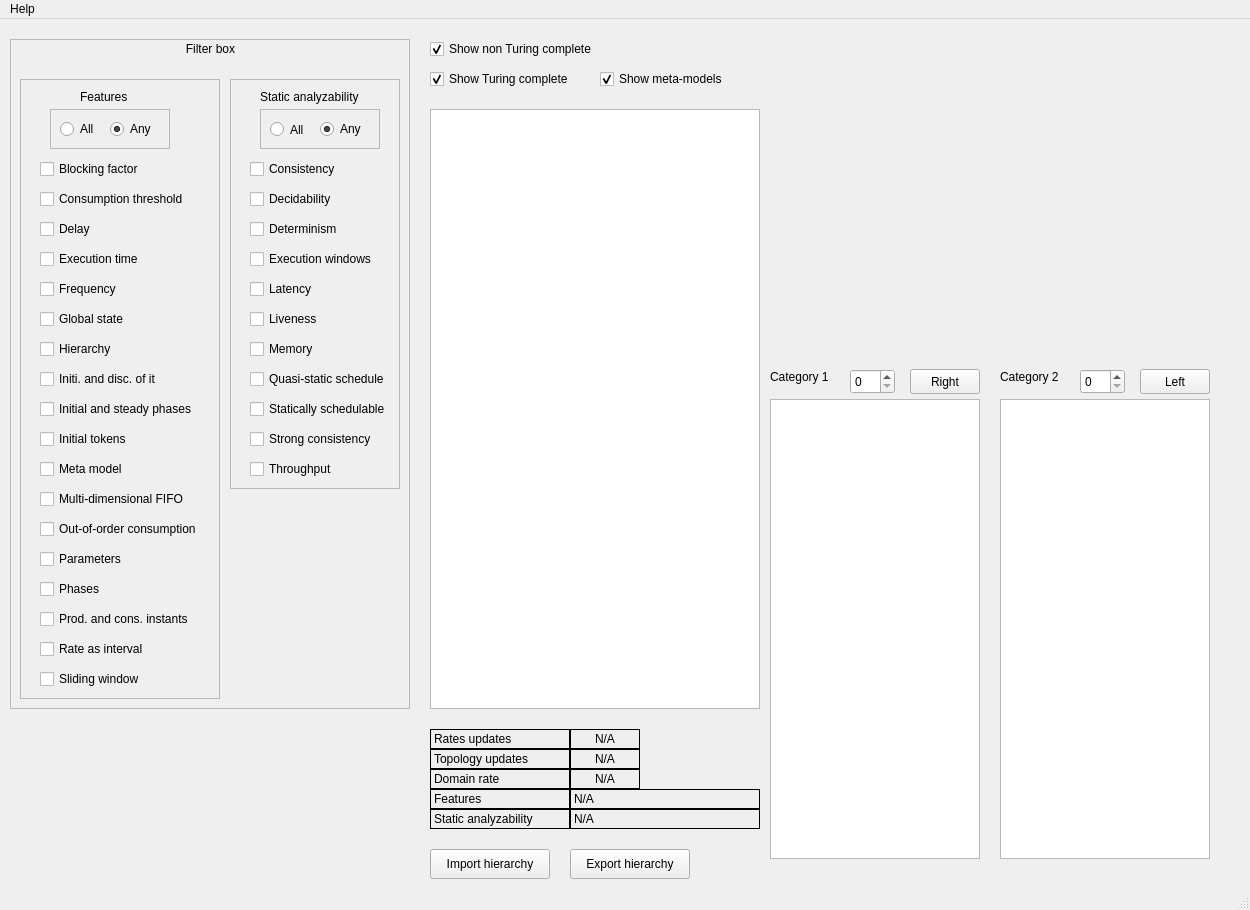
<?xml version="1.0" encoding="UTF-8"?>
<ui version="4.0">
 <class>MainWindow</class>
 <widget class="QMainWindow" name="MainWindow">
  <property name="geometry">
   <rect>
    <x>0</x>
    <y>0</y>
    <width>1250</width>
    <height>910</height>
   </rect>
  </property>
  <property name="windowTitle">
   <string>Classification DF MoCCs</string>
  </property>
  <widget class="QWidget" name="centralwidget">
   <widget class="QTableWidget" name="table">
    <property name="geometry">
     <rect>
      <x>430</x>
      <y>90</y>
      <width>330</width>
      <height>600</height>
     </rect>
    </property>
    <property name="font">
     <font>
      <pointsize>9</pointsize>
     </font>
    </property>
    <property name="sortingEnabled">
     <bool>true</bool>
    </property>
    <attribute name="verticalHeaderVisible">
     <bool>false</bool>
    </attribute>
   </widget>
   <widget class="QListWidget" name="category_1_list">
    <property name="geometry">
     <rect>
      <x>770</x>
      <y>380</y>
      <width>210</width>
      <height>460</height>
     </rect>
    </property>
   </widget>
   <widget class="QLabel" name="category_1_label">
    <property name="geometry">
     <rect>
      <x>770</x>
      <y>350</y>
      <width>70</width>
      <height>15</height>
     </rect>
    </property>
    <property name="text">
     <string>Category 1</string>
    </property>
   </widget>
   <widget class="QSpinBox" name="coefficient_category_1_spin_box">
    <property name="geometry">
     <rect>
      <x>850</x>
      <y>350</y>
      <width>45</width>
      <height>25</height>
     </rect>
    </property>
    <property name="maximum">
     <number>3</number>
    </property>
   </widget>
   <widget class="QLabel" name="category_2_label">
    <property name="geometry">
     <rect>
      <x>1000</x>
      <y>350</y>
      <width>70</width>
      <height>15</height>
     </rect>
    </property>
    <property name="text">
     <string>Category 2</string>
    </property>
   </widget>
   <widget class="QListWidget" name="category_2_list">
    <property name="geometry">
     <rect>
      <x>1000</x>
      <y>380</y>
      <width>210</width>
      <height>460</height>
     </rect>
    </property>
   </widget>
   <widget class="QSpinBox" name="coefficient_category_2_spin_box">
    <property name="geometry">
     <rect>
      <x>1080</x>
      <y>350</y>
      <width>45</width>
      <height>25</height>
     </rect>
    </property>
    <property name="maximum">
     <number>3</number>
    </property>
   </widget>
   <widget class="QPushButton" name="right_button">
    <property name="geometry">
     <rect>
      <x>910</x>
      <y>350</y>
      <width>70</width>
      <height>25</height>
     </rect>
    </property>
    <property name="text">
     <string>Right</string>
    </property>
   </widget>
   <widget class="QPushButton" name="left_button">
    <property name="geometry">
     <rect>
      <x>1140</x>
      <y>350</y>
      <width>70</width>
      <height>25</height>
     </rect>
    </property>
    <property name="text">
     <string>Left</string>
    </property>
   </widget>
   <widget class="PlotWidget" name="graph" native="true">
    <property name="geometry">
     <rect>
      <x>770</x>
      <y>20</y>
      <width>440</width>
      <height>320</height>
     </rect>
    </property>
    <property name="autoFillBackground">
     <bool>true</bool>
    </property>
   </widget>
   <widget class="QFrame" name="filtering_frame">
    <property name="geometry">
     <rect>
      <x>10</x>
      <y>20</y>
      <width>400</width>
      <height>670</height>
     </rect>
    </property>
    <property name="frameShape">
     <enum>QFrame::StyledPanel</enum>
    </property>
    <property name="frameShadow">
     <enum>QFrame::Raised</enum>
    </property>
    <widget class="QLabel" name="filtering_label">
     <property name="geometry">
      <rect>
       <x>170</x>
       <y>0</y>
       <width>61</width>
       <height>20</height>
      </rect>
     </property>
     <property name="text">
      <string>Filter box</string>
     </property>
     <property name="textFormat">
      <enum>Qt::AutoText</enum>
     </property>
     <property name="alignment">
      <set>Qt::AlignCenter</set>
     </property>
     <property name="wordWrap">
      <bool>false</bool>
     </property>
    </widget>
    <widget class="QFrame" name="analyzability_frame">
     <property name="geometry">
      <rect>
       <x>220</x>
       <y>40</y>
       <width>170</width>
       <height>410</height>
      </rect>
     </property>
     <property name="frameShape">
      <enum>QFrame::StyledPanel</enum>
     </property>
     <property name="frameShadow">
      <enum>QFrame::Raised</enum>
     </property>
     <property name="lineWidth">
      <number>1</number>
     </property>
     <widget class="QLabel" name="anayzability_label">
      <property name="geometry">
       <rect>
        <x>30</x>
        <y>10</y>
        <width>114</width>
        <height>15</height>
       </rect>
      </property>
      <property name="text">
       <string>Static analyzability</string>
      </property>
     </widget>
     <widget class="QCheckBox" name="consistency_check_box">
      <property name="geometry">
       <rect>
        <x>20</x>
        <y>80</y>
        <width>140</width>
        <height>20</height>
       </rect>
      </property>
      <property name="text">
       <string>Consistency</string>
      </property>
     </widget>
     <widget class="QCheckBox" name="determinism_check_box_2">
      <property name="geometry">
       <rect>
        <x>20</x>
        <y>110</y>
        <width>140</width>
        <height>20</height>
       </rect>
      </property>
      <property name="text">
       <string>Decidability</string>
      </property>
     </widget>
     <widget class="QCheckBox" name="determinism_check_box">
      <property name="geometry">
       <rect>
        <x>20</x>
        <y>140</y>
        <width>140</width>
        <height>20</height>
       </rect>
      </property>
      <property name="text">
       <string>Determinism</string>
      </property>
     </widget>
     <widget class="QCheckBox" name="execution_windows_check_box">
      <property name="geometry">
       <rect>
        <x>20</x>
        <y>170</y>
        <width>140</width>
        <height>20</height>
       </rect>
      </property>
      <property name="text">
       <string>Execution windows</string>
      </property>
     </widget>
     <widget class="QCheckBox" name="latency_check_box">
      <property name="geometry">
       <rect>
        <x>20</x>
        <y>200</y>
        <width>140</width>
        <height>20</height>
       </rect>
      </property>
      <property name="text">
       <string>Latency</string>
      </property>
     </widget>
     <widget class="QCheckBox" name="liveness_check_box">
      <property name="geometry">
       <rect>
        <x>20</x>
        <y>230</y>
        <width>140</width>
        <height>20</height>
       </rect>
      </property>
      <property name="text">
       <string>Liveness</string>
      </property>
     </widget>
     <widget class="QCheckBox" name="memory_check_box">
      <property name="geometry">
       <rect>
        <x>20</x>
        <y>260</y>
        <width>140</width>
        <height>20</height>
       </rect>
      </property>
      <property name="text">
       <string>Memory</string>
      </property>
     </widget>
     <widget class="QCheckBox" name="quasi_static_schedule_check_box">
      <property name="geometry">
       <rect>
        <x>20</x>
        <y>290</y>
        <width>140</width>
        <height>20</height>
       </rect>
      </property>
      <property name="text">
       <string>Quasi-static schedule</string>
      </property>
     </widget>
     <widget class="QCheckBox" name="statically_schedulable_check_box">
      <property name="geometry">
       <rect>
        <x>20</x>
        <y>320</y>
        <width>140</width>
        <height>20</height>
       </rect>
      </property>
      <property name="text">
       <string>Statically schedulable</string>
      </property>
     </widget>
     <widget class="QCheckBox" name="strong_consistency_check_box">
      <property name="geometry">
       <rect>
        <x>20</x>
        <y>350</y>
        <width>140</width>
        <height>20</height>
       </rect>
      </property>
      <property name="text">
       <string>Strong consistency</string>
      </property>
     </widget>
     <widget class="QCheckBox" name="throughput_check_box">
      <property name="geometry">
       <rect>
        <x>20</x>
        <y>380</y>
        <width>140</width>
        <height>20</height>
       </rect>
      </property>
      <property name="text">
       <string>Throughput</string>
      </property>
     </widget>
     <widget class="QFrame" name="group_radio_button_analyzability">
      <property name="geometry">
       <rect>
        <x>30</x>
        <y>30</y>
        <width>120</width>
        <height>40</height>
       </rect>
      </property>
      <property name="frameShape">
       <enum>QFrame::StyledPanel</enum>
      </property>
      <property name="frameShadow">
       <enum>QFrame::Raised</enum>
      </property>
      <widget class="QRadioButton" name="all_radio_button_analyzability">
       <property name="geometry">
        <rect>
         <x>10</x>
         <y>10</y>
         <width>50</width>
         <height>21</height>
        </rect>
       </property>
       <property name="text">
        <string>All</string>
       </property>
       <property name="checked">
        <bool>false</bool>
       </property>
      </widget>
      <widget class="QRadioButton" name="any_radio_button_analyzability">
       <property name="geometry">
        <rect>
         <x>60</x>
         <y>10</y>
         <width>51</width>
         <height>20</height>
        </rect>
       </property>
       <property name="text">
        <string>Any</string>
       </property>
       <property name="checked">
        <bool>true</bool>
       </property>
      </widget>
     </widget>
    </widget>
    <widget class="QFrame" name="features_frame">
     <property name="geometry">
      <rect>
       <x>10</x>
       <y>40</y>
       <width>200</width>
       <height>620</height>
      </rect>
     </property>
     <property name="frameShape">
      <enum>QFrame::StyledPanel</enum>
     </property>
     <property name="frameShadow">
      <enum>QFrame::Raised</enum>
     </property>
     <widget class="QCheckBox" name="sliding_window_check_box">
      <property name="geometry">
       <rect>
        <x>20</x>
        <y>590</y>
        <width>170</width>
        <height>20</height>
       </rect>
      </property>
      <property name="text">
       <string>Sliding window</string>
      </property>
     </widget>
     <widget class="QCheckBox" name="rate_as_interval_check_box">
      <property name="geometry">
       <rect>
        <x>20</x>
        <y>560</y>
        <width>170</width>
        <height>20</height>
       </rect>
      </property>
      <property name="text">
       <string>Rate as interval</string>
      </property>
     </widget>
     <widget class="QCheckBox" name="production_and_consumption_instants_check_box">
      <property name="geometry">
       <rect>
        <x>20</x>
        <y>530</y>
        <width>170</width>
        <height>20</height>
       </rect>
      </property>
      <property name="text">
       <string>Prod. and cons. instants</string>
      </property>
     </widget>
     <widget class="QCheckBox" name="phases_check_box">
      <property name="geometry">
       <rect>
        <x>20</x>
        <y>500</y>
        <width>170</width>
        <height>20</height>
       </rect>
      </property>
      <property name="text">
       <string>Phases</string>
      </property>
     </widget>
     <widget class="QCheckBox" name="parameters_check_box">
      <property name="geometry">
       <rect>
        <x>20</x>
        <y>470</y>
        <width>170</width>
        <height>20</height>
       </rect>
      </property>
      <property name="text">
       <string>Parameters</string>
      </property>
     </widget>
     <widget class="QCheckBox" name="out_of_order_consumption_check_box">
      <property name="geometry">
       <rect>
        <x>20</x>
        <y>440</y>
        <width>170</width>
        <height>20</height>
       </rect>
      </property>
      <property name="text">
       <string>Out-of-order consumption</string>
      </property>
     </widget>
     <widget class="QCheckBox" name="multi_dimensional_fifo_check_box">
      <property name="geometry">
       <rect>
        <x>20</x>
        <y>410</y>
        <width>170</width>
        <height>20</height>
       </rect>
      </property>
      <property name="text">
       <string>Multi-dimensional FIFO</string>
      </property>
     </widget>
     <widget class="QCheckBox" name="meta_model_check_box">
      <property name="geometry">
       <rect>
        <x>20</x>
        <y>380</y>
        <width>170</width>
        <height>20</height>
       </rect>
      </property>
      <property name="text">
       <string>Meta model</string>
      </property>
     </widget>
     <widget class="QCheckBox" name="initial_tokens_check_box">
      <property name="geometry">
       <rect>
        <x>20</x>
        <y>350</y>
        <width>170</width>
        <height>20</height>
       </rect>
      </property>
      <property name="text">
       <string>Initial tokens</string>
      </property>
     </widget>
     <widget class="QCheckBox" name="initial_and_steady_phases_check_box">
      <property name="geometry">
       <rect>
        <x>20</x>
        <y>320</y>
        <width>170</width>
        <height>20</height>
       </rect>
      </property>
      <property name="text">
       <string>Initial and steady phases</string>
      </property>
     </widget>
     <widget class="QCheckBox" name="initial_and_discard_of_initial_tokens_check_box">
      <property name="geometry">
       <rect>
        <x>20</x>
        <y>290</y>
        <width>170</width>
        <height>20</height>
       </rect>
      </property>
      <property name="text">
       <string>Initi. and disc. of it</string>
      </property>
     </widget>
     <widget class="QCheckBox" name="hierarchy_check_box">
      <property name="geometry">
       <rect>
        <x>20</x>
        <y>260</y>
        <width>170</width>
        <height>20</height>
       </rect>
      </property>
      <property name="text">
       <string>Hierarchy</string>
      </property>
     </widget>
     <widget class="QCheckBox" name="global_state_check_box">
      <property name="geometry">
       <rect>
        <x>20</x>
        <y>230</y>
        <width>170</width>
        <height>20</height>
       </rect>
      </property>
      <property name="text">
       <string>Global state</string>
      </property>
     </widget>
     <widget class="QCheckBox" name="frequency_check_box">
      <property name="geometry">
       <rect>
        <x>20</x>
        <y>200</y>
        <width>170</width>
        <height>20</height>
       </rect>
      </property>
      <property name="text">
       <string>Frequency</string>
      </property>
     </widget>
     <widget class="QCheckBox" name="execution_time_check_box">
      <property name="geometry">
       <rect>
        <x>20</x>
        <y>170</y>
        <width>170</width>
        <height>20</height>
       </rect>
      </property>
      <property name="text">
       <string>Execution time</string>
      </property>
     </widget>
     <widget class="QCheckBox" name="phase_check_box">
      <property name="geometry">
       <rect>
        <x>20</x>
        <y>140</y>
        <width>170</width>
        <height>20</height>
       </rect>
      </property>
      <property name="text">
       <string>Delay</string>
      </property>
     </widget>
     <widget class="QCheckBox" name="consumption_threshold_check_box">
      <property name="geometry">
       <rect>
        <x>20</x>
        <y>110</y>
        <width>170</width>
        <height>20</height>
       </rect>
      </property>
      <property name="text">
       <string>Consumption threshold</string>
      </property>
     </widget>
     <widget class="QCheckBox" name="blocking_factor_check_box">
      <property name="geometry">
       <rect>
        <x>20</x>
        <y>80</y>
        <width>170</width>
        <height>20</height>
       </rect>
      </property>
      <property name="text">
       <string>Blocking factor</string>
      </property>
     </widget>
     <widget class="QFrame" name="group_radio_button_features">
      <property name="geometry">
       <rect>
        <x>30</x>
        <y>30</y>
        <width>120</width>
        <height>40</height>
       </rect>
      </property>
      <property name="frameShape">
       <enum>QFrame::StyledPanel</enum>
      </property>
      <property name="frameShadow">
       <enum>QFrame::Raised</enum>
      </property>
      <widget class="QRadioButton" name="all_radio_button_features">
       <property name="geometry">
        <rect>
         <x>10</x>
         <y>10</y>
         <width>50</width>
         <height>20</height>
        </rect>
       </property>
       <property name="text">
        <string>All</string>
       </property>
       <property name="checked">
        <bool>false</bool>
       </property>
      </widget>
      <widget class="QRadioButton" name="any_radio_button_features">
       <property name="enabled">
        <bool>true</bool>
       </property>
       <property name="geometry">
        <rect>
         <x>60</x>
         <y>10</y>
         <width>50</width>
         <height>20</height>
        </rect>
       </property>
       <property name="text">
        <string>Any</string>
       </property>
       <property name="checked">
        <bool>true</bool>
       </property>
      </widget>
     </widget>
     <widget class="QLabel" name="features_label">
      <property name="geometry">
       <rect>
        <x>60</x>
        <y>10</y>
        <width>57</width>
        <height>15</height>
       </rect>
      </property>
      <property name="text">
       <string>Features</string>
      </property>
     </widget>
    </widget>
    <zorder>features_frame</zorder>
    <zorder>analyzability_frame</zorder>
    <zorder>filtering_label</zorder>
   </widget>
   <widget class="QCheckBox" name="show_non_turing_complete_check_box">
    <property name="geometry">
     <rect>
      <x>430</x>
      <y>20</y>
      <width>184</width>
      <height>20</height>
     </rect>
    </property>
    <property name="text">
     <string>Show non Turing complete</string>
    </property>
    <property name="checked">
     <bool>true</bool>
    </property>
   </widget>
   <widget class="QCheckBox" name="show_turing_complete_check_box">
    <property name="geometry">
     <rect>
      <x>430</x>
      <y>50</y>
      <width>158</width>
      <height>20</height>
     </rect>
    </property>
    <property name="text">
     <string>Show Turing complete</string>
    </property>
    <property name="checked">
     <bool>true</bool>
    </property>
   </widget>
   <widget class="QCheckBox" name="show_meta_models_check_box">
    <property name="geometry">
     <rect>
      <x>600</x>
      <y>50</y>
      <width>141</width>
      <height>20</height>
     </rect>
    </property>
    <property name="text">
     <string>Show meta-models</string>
    </property>
    <property name="checked">
     <bool>true</bool>
    </property>
   </widget>
   <widget class="QLabel" name="rates_updates_description_label">
    <property name="geometry">
     <rect>
      <x>430</x>
      <y>710</y>
      <width>140</width>
      <height>20</height>
     </rect>
    </property>
    <property name="frameShape">
     <enum>QFrame::Box</enum>
    </property>
    <property name="text">
     <string>Rates updates</string>
    </property>
   </widget>
   <widget class="QLabel" name="rate_updates_content_label">
    <property name="geometry">
     <rect>
      <x>570</x>
      <y>710</y>
      <width>70</width>
      <height>20</height>
     </rect>
    </property>
    <property name="frameShape">
     <enum>QFrame::Box</enum>
    </property>
    <property name="text">
     <string>N/A</string>
    </property>
    <property name="alignment">
     <set>Qt::AlignCenter</set>
    </property>
   </widget>
   <widget class="QLabel" name="topology_updates_description_label">
    <property name="geometry">
     <rect>
      <x>430</x>
      <y>730</y>
      <width>140</width>
      <height>20</height>
     </rect>
    </property>
    <property name="frameShape">
     <enum>QFrame::Box</enum>
    </property>
    <property name="text">
     <string>Topology updates</string>
    </property>
   </widget>
   <widget class="QLabel" name="topology_updates_content_label">
    <property name="geometry">
     <rect>
      <x>570</x>
      <y>730</y>
      <width>70</width>
      <height>20</height>
     </rect>
    </property>
    <property name="frameShape">
     <enum>QFrame::Box</enum>
    </property>
    <property name="text">
     <string>N/A</string>
    </property>
    <property name="alignment">
     <set>Qt::AlignCenter</set>
    </property>
   </widget>
   <widget class="QLabel" name="domain_rate_content_label">
    <property name="geometry">
     <rect>
      <x>570</x>
      <y>750</y>
      <width>70</width>
      <height>20</height>
     </rect>
    </property>
    <property name="frameShape">
     <enum>QFrame::Box</enum>
    </property>
    <property name="text">
     <string>N/A</string>
    </property>
    <property name="alignment">
     <set>Qt::AlignCenter</set>
    </property>
   </widget>
   <widget class="QLabel" name="domain_rate_description_label">
    <property name="geometry">
     <rect>
      <x>430</x>
      <y>750</y>
      <width>140</width>
      <height>20</height>
     </rect>
    </property>
    <property name="frameShape">
     <enum>QFrame::Box</enum>
    </property>
    <property name="text">
     <string>Domain rate</string>
    </property>
   </widget>
   <widget class="QLabel" name="features_description_label">
    <property name="geometry">
     <rect>
      <x>430</x>
      <y>770</y>
      <width>140</width>
      <height>20</height>
     </rect>
    </property>
    <property name="frameShape">
     <enum>QFrame::Box</enum>
    </property>
    <property name="text">
     <string>Features</string>
    </property>
   </widget>
   <widget class="QLabel" name="features_content_label">
    <property name="geometry">
     <rect>
      <x>570</x>
      <y>770</y>
      <width>190</width>
      <height>20</height>
     </rect>
    </property>
    <property name="frameShape">
     <enum>QFrame::Box</enum>
    </property>
    <property name="text">
     <string>N/A</string>
    </property>
    <property name="alignment">
     <set>Qt::AlignLeading|Qt::AlignLeft|Qt::AlignVCenter</set>
    </property>
   </widget>
   <widget class="QLabel" name="analyzability_description_label">
    <property name="geometry">
     <rect>
      <x>430</x>
      <y>790</y>
      <width>140</width>
      <height>20</height>
     </rect>
    </property>
    <property name="frameShape">
     <enum>QFrame::Box</enum>
    </property>
    <property name="text">
     <string>Static analyzability</string>
    </property>
   </widget>
   <widget class="QLabel" name="analyzability_content_label">
    <property name="geometry">
     <rect>
      <x>570</x>
      <y>790</y>
      <width>190</width>
      <height>20</height>
     </rect>
    </property>
    <property name="frameShape">
     <enum>QFrame::Box</enum>
    </property>
    <property name="text">
     <string>N/A</string>
    </property>
    <property name="alignment">
     <set>Qt::AlignLeading|Qt::AlignLeft|Qt::AlignVCenter</set>
    </property>
   </widget>
   <widget class="QPushButton" name="importHierarchyButton">
    <property name="geometry">
     <rect>
      <x>430</x>
      <y>830</y>
      <width>120</width>
      <height>30</height>
     </rect>
    </property>
    <property name="text">
     <string>Import hierarchy</string>
    </property>
   </widget>
   <widget class="QPushButton" name="exportHierarchyButton">
    <property name="geometry">
     <rect>
      <x>570</x>
      <y>830</y>
      <width>120</width>
      <height>30</height>
     </rect>
    </property>
    <property name="text">
     <string>Export hierarchy</string>
    </property>
   </widget>
  </widget>
  <widget class="QMenuBar" name="menubar">
   <property name="geometry">
    <rect>
     <x>0</x>
     <y>0</y>
     <width>1250</width>
     <height>24</height>
    </rect>
   </property>
   <widget class="QMenu" name="menuAbout">
    <property name="title">
     <string>Help</string>
    </property>
    <addaction name="separator"/>
    <addaction name="actionAbout"/>
   </widget>
   <addaction name="menuAbout"/>
  </widget>
  <widget class="QStatusBar" name="statusbar"/>
  <action name="actionAbout">
   <property name="text">
    <string>About</string>
   </property>
  </action>
 </widget>
 <customwidgets>
  <customwidget>
   <class>PlotWidget</class>
   <extends>QWidget</extends>
   <header>pyqtgraph</header>
   <container>1</container>
  </customwidget>
 </customwidgets>
 <tabstops>
  <tabstop>table</tabstop>
  <tabstop>category_1_list</tabstop>
  <tabstop>coefficient_category_1_spin_box</tabstop>
  <tabstop>category_2_list</tabstop>
  <tabstop>coefficient_category_2_spin_box</tabstop>
  <tabstop>right_button</tabstop>
  <tabstop>left_button</tabstop>
  <tabstop>consistency_check_box</tabstop>
  <tabstop>determinism_check_box_2</tabstop>
  <tabstop>determinism_check_box</tabstop>
  <tabstop>execution_windows_check_box</tabstop>
  <tabstop>latency_check_box</tabstop>
  <tabstop>liveness_check_box</tabstop>
  <tabstop>memory_check_box</tabstop>
  <tabstop>quasi_static_schedule_check_box</tabstop>
  <tabstop>statically_schedulable_check_box</tabstop>
  <tabstop>strong_consistency_check_box</tabstop>
  <tabstop>throughput_check_box</tabstop>
  <tabstop>all_radio_button_analyzability</tabstop>
  <tabstop>any_radio_button_analyzability</tabstop>
  <tabstop>sliding_window_check_box</tabstop>
  <tabstop>rate_as_interval_check_box</tabstop>
  <tabstop>production_and_consumption_instants_check_box</tabstop>
  <tabstop>phases_check_box</tabstop>
  <tabstop>parameters_check_box</tabstop>
  <tabstop>out_of_order_consumption_check_box</tabstop>
  <tabstop>multi_dimensional_fifo_check_box</tabstop>
  <tabstop>meta_model_check_box</tabstop>
  <tabstop>initial_tokens_check_box</tabstop>
  <tabstop>initial_and_steady_phases_check_box</tabstop>
  <tabstop>initial_and_discard_of_initial_tokens_check_box</tabstop>
  <tabstop>hierarchy_check_box</tabstop>
  <tabstop>global_state_check_box</tabstop>
  <tabstop>frequency_check_box</tabstop>
  <tabstop>execution_time_check_box</tabstop>
  <tabstop>phase_check_box</tabstop>
  <tabstop>consumption_threshold_check_box</tabstop>
  <tabstop>blocking_factor_check_box</tabstop>
  <tabstop>all_radio_button_features</tabstop>
  <tabstop>any_radio_button_features</tabstop>
  <tabstop>show_non_turing_complete_check_box</tabstop>
  <tabstop>show_turing_complete_check_box</tabstop>
  <tabstop>show_meta_models_check_box</tabstop>
  <tabstop>importHierarchyButton</tabstop>
  <tabstop>exportHierarchyButton</tabstop>
 </tabstops>
 <resources/>
 <connections/>
</ui>
